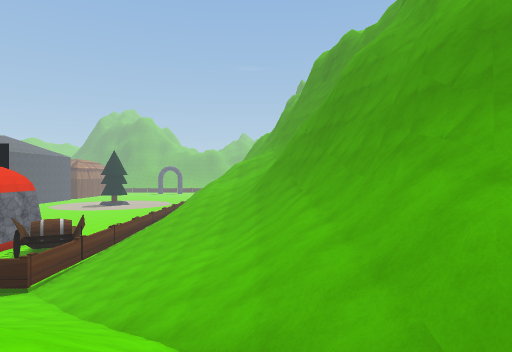
View 1 (above)

21 first-person views from a walk through a scene from a Unity 3-D project. The camera is 1.4 m above the floor, looks level and sees 75° across. The floor is counted in squares, 2 m on a side. Each view is taken from the middle of a square. On the plan, view 1 faces up. The plan holds only what a view shows up to about 10 squares ahead; the rest is blank. The place goes on beyond the plan. Some animated figures are left out. Some surface patterns are stand-ins.

View 2
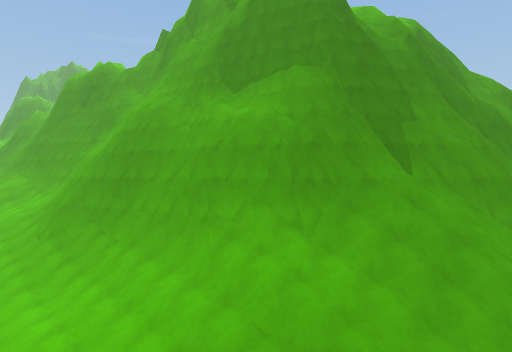

View 3
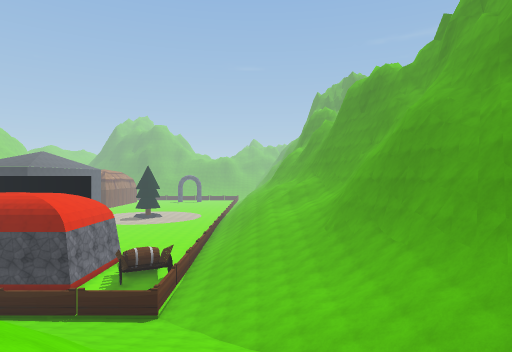

View 4
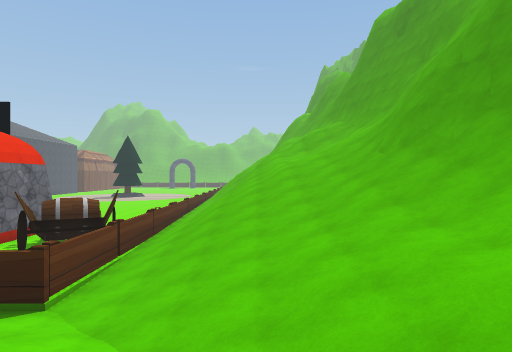

View 5
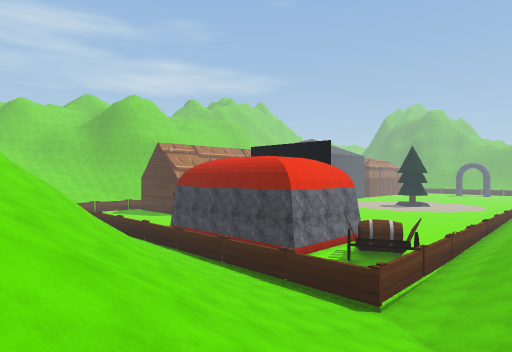

View 6
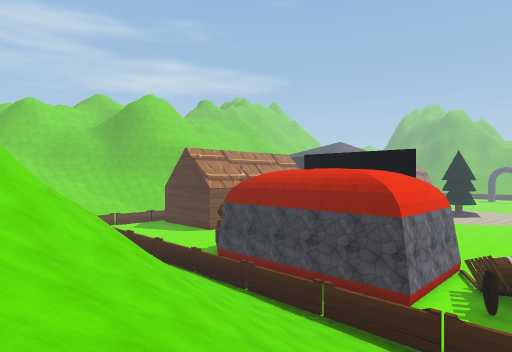

View 7
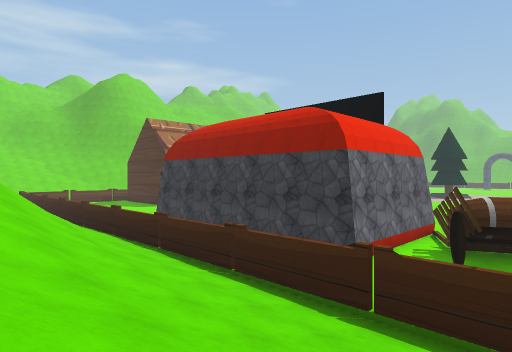

View 8
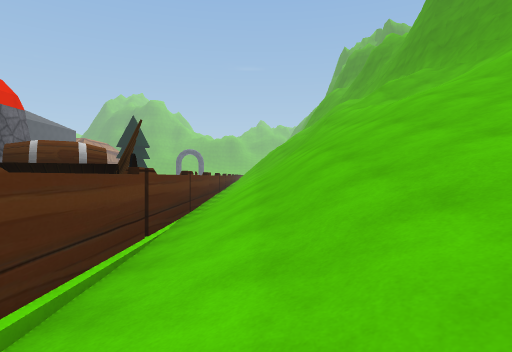

View 9
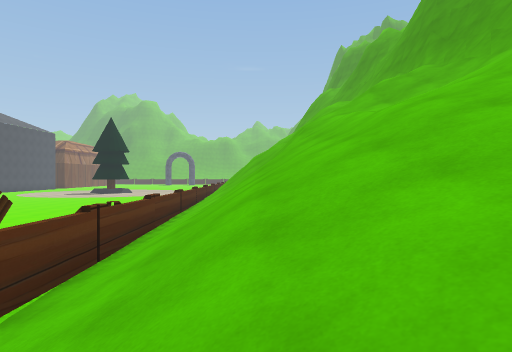

View 10
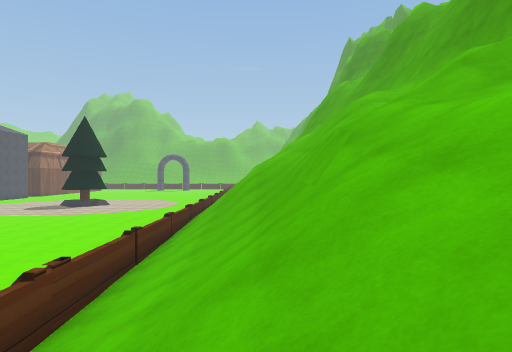

View 11
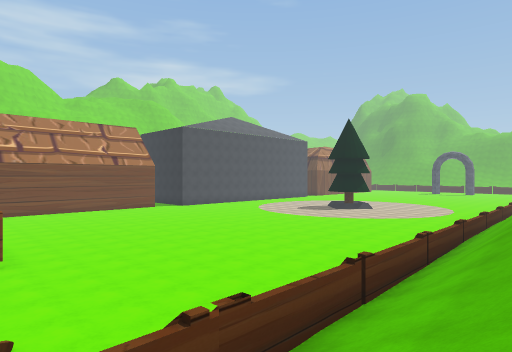

View 12
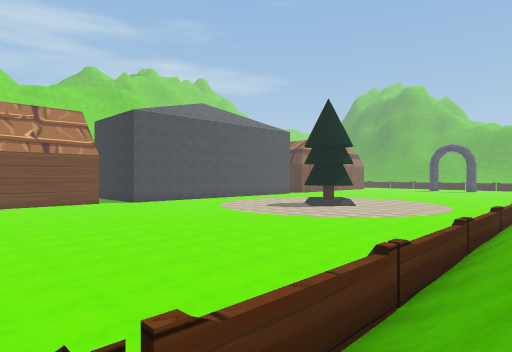

View 13
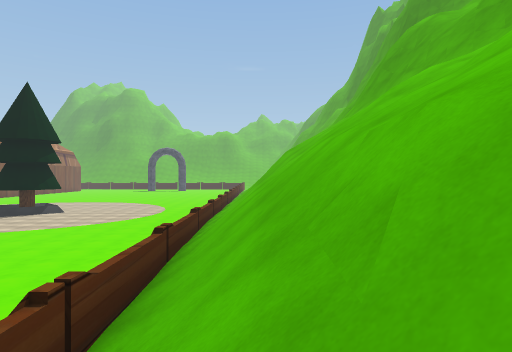

View 14
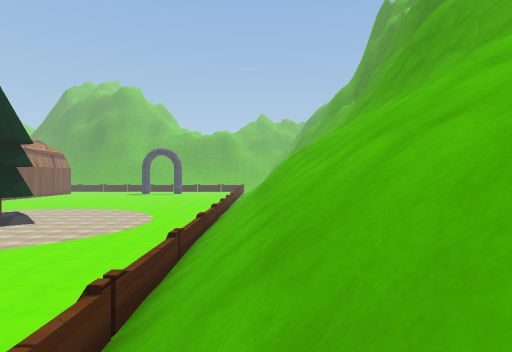

View 15
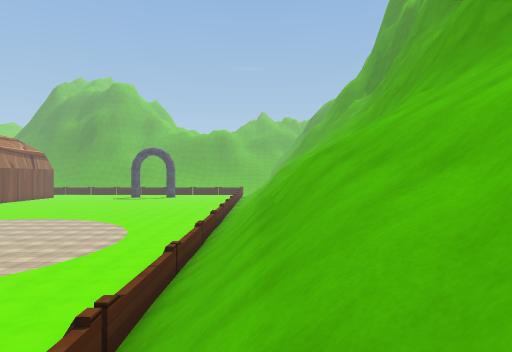

View 16
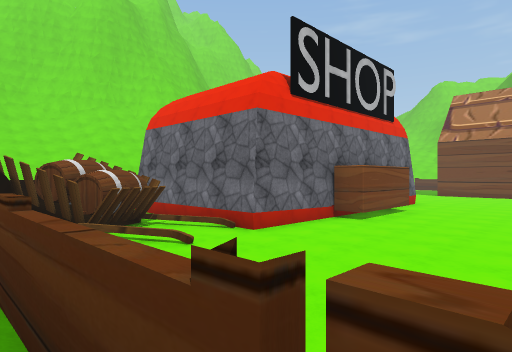

View 17
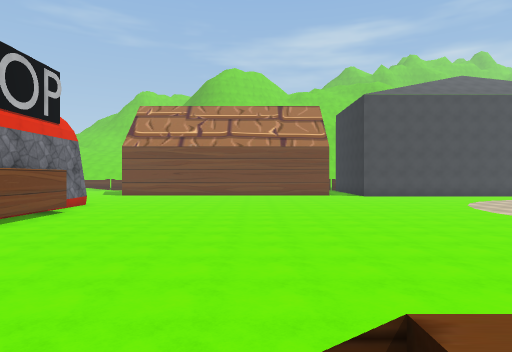

View 18
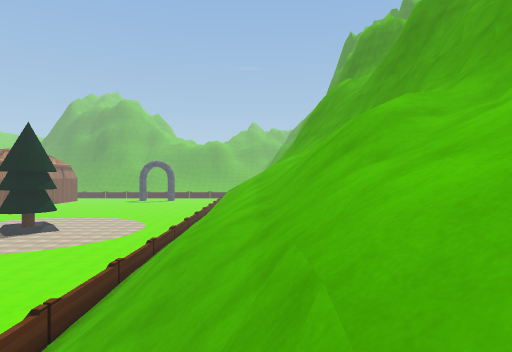

View 19
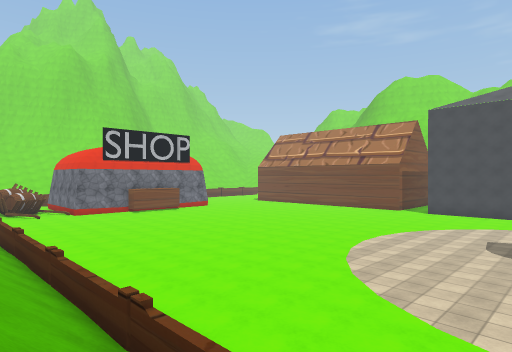

View 20
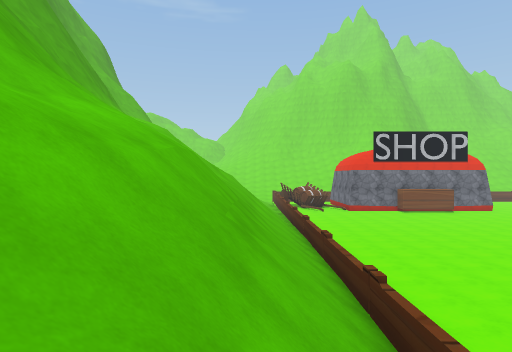

View 21
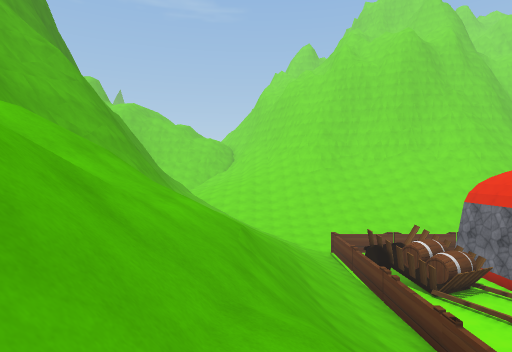

### Floor plan
Key: @ floor where view 1 was taken; # wall or solid block; x gap in a wall; . main floor; : floor 0.75 m higher than the main floor; / step, stairs or slope; = window, fence, low wall or low ledge; ^ raised ledge; v drop or lower ground.
Columns run from 17 left of view 1 to 8 right of it. Each row starts with its distance up from view 1.
 36            /// /#
 35      .....x/// /#
 34  ......... //// #
 33  .........v////##
 32  .........v//=/=#
 31   ........ /////##
 30  .........v/////=#
 29  .........v//////#
 28  ......... //// /##
 27  ......... //////=#
 26  .........x////// #
 25  ......... ///// =#
 24  .........=///// =#
 23  .........=//=////#
 22  .........=///////#
 21  .........=///////##
 20  .........=///////##
 19  .........=///=///=#
 18  .........=///////=#
 17  ####.....=////////#
 16    #####..=///// //#
 15       ####=/////// #
 14         ###///////##
 13          ##///////#
 12       #####//////##
 11      ##...=//////=##
 10 ##########=.//////##
  9 ............//////##
  8 /////////..../////#^
  7  ///////////://////#
  6   /////////////////#^^
  5 =//////////////////=#^
  4 ==/////////// //////#^
  3     /////////  /////=#^^
  2       /// /// ////////^=^
  1             //    //////^^
  0             //   @ /////#^
 -1                     ////##
 -2               /

Where each view was taken, in squares from view 1:
view 1: 0 up, 0 right, facing up
view 2: 2 down, 3 left, facing up-right
view 3: 2 down, 3 left, facing up
view 4: 4 up, 3 left, facing up
view 5: 2 up, 3 left, facing up-left
view 6: 2 up, 7 left, facing up-left
view 7: 5 up, 7 left, facing up-left
view 8: 8 up, 5 left, facing up
view 9: 10 up, 4 left, facing up
view 10: 14 up, 4 left, facing up
view 11: 16 up, 4 left, facing up-left
view 12: 20 up, 5 left, facing up-left
view 13: 21 up, 5 left, facing up
view 14: 23 up, 5 left, facing up
view 15: 26 up, 5 left, facing up
view 16: 21 up, 6 left, facing down-left
view 17: 23 up, 6 left, facing left
view 18: 18 up, 3 left, facing up
view 19: 35 up, 5 left, facing down-left
view 20: 36 up, 5 left, facing down
view 21: 24 up, 3 left, facing down
